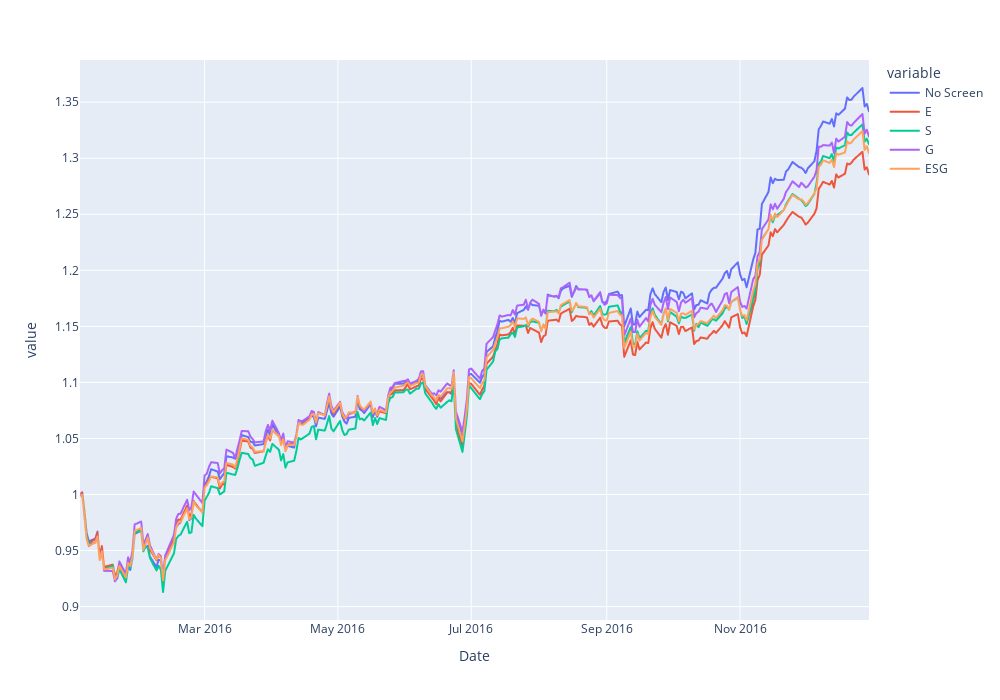

Notebook source saved alongside this figure:
### Code cell
fig = px.line(all_sh_port, x=all_sh_port.index, y=all_sh_port.columns)
fig.update_layout(
    width=1000,
    height=700,
)

### Figure 1 — Plotly figure (JSON) as saved in the notebook; plotly's stock layout.template omitted (floating-point values rounded to 4 significant figures; data arrays with more than 128 entries replaced by an {"elided": "..."} marker saying what was removed)
{"data": [{"hovertemplate": "variable=No Screen<br>Date=%{x}<br>value=%{y}<extra></extra>", "legendgroup": "No Screen", "line": {"color": "#636efa", "dash": "solid"}, "marker": {"symbol": "circle"}, "mode": "lines", "name": "No Screen", "showlegend": true, "type": "scattergl", "x": {"elided": "252 str values"}, "xaxis": "x", "y": {"elided": "252 float values"}, "yaxis": "y"}, {"hovertemplate": "variable=E<br>Date=%{x}<br>value=%{y}<extra></extra>", "legendgroup": "E", "line": {"color": "#EF553B", "dash": "solid"}, "marker": {"symbol": "circle"}, "mode": "lines", "name": "E", "showlegend": true, "type": "scattergl", "x": {"elided": "252 str values"}, "xaxis": "x", "y": {"elided": "252 float values"}, "yaxis": "y"}, {"hovertemplate": "variable=S<br>Date=%{x}<br>value=%{y}<extra></extra>", "legendgroup": "S", "line": {"color": "#00cc96", "dash": "solid"}, "marker": {"symbol": "circle"}, "mode": "lines", "name": "S", "showlegend": true, "type": "scattergl", "x": {"elided": "252 str values"}, "xaxis": "x", "y": {"elided": "252 float values"}, "yaxis": "y"}, {"hovertemplate": "variable=G<br>Date=%{x}<br>value=%{y}<extra></extra>", "legendgroup": "G", "line": {"color": "#ab63fa", "dash": "solid"}, "marker": {"symbol": "circle"}, "mode": "lines", "name": "G", "showlegend": true, "type": "scattergl", "x": {"elided": "252 str values"}, "xaxis": "x", "y": {"elided": "252 float values"}, "yaxis": "y"}, {"hovertemplate": "variable=ESG<br>Date=%{x}<br>value=%{y}<extra></extra>", "legendgroup": "ESG", "line": {"color": "#FFA15A", "dash": "solid"}, "marker": {"symbol": "circle"}, "mode": "lines", "name": "ESG", "showlegend": true, "type": "scattergl", "x": {"elided": "252 str values"}, "xaxis": "x", "y": {"elided": "252 float values"}, "yaxis": "y"}], "layout": {"height": 700, "legend": {"title": {"text": "variable"}, "tracegroupgap": 0}, "margin": {"t": 60}, "width": 1000, "xaxis": {"anchor": "y", "domain": [0, 1], "title": {"text": "Date"}}, "yaxis": {"anchor": "x", "domain": [0, 1], "title": {"text": "value"}}}}
